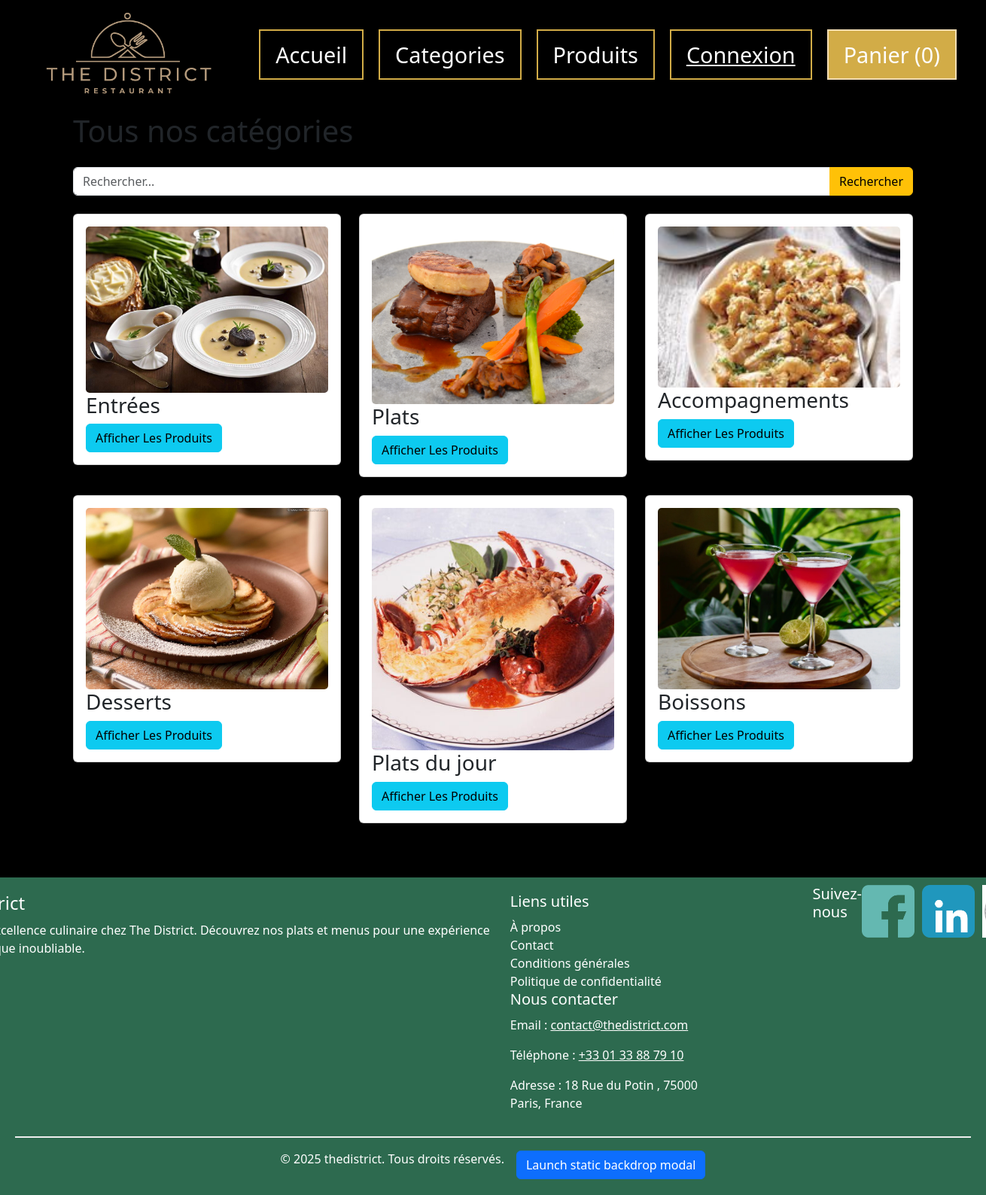
/categorie-menu.php, run on the app's committed database.
### tables this page shows
CREATE TABLE `categorie` (
  `categorie_ID` int(11) NOT NULL,
  `categorie_libelle` varchar(50) NOT NULL,
  `categorie_image` varchar(50) DEFAULT NULL
);

### categorie-menu.php (the view, shortened to what this page needs)
<?php
include 'header.php';
$searchCat = isset($_GET['searchCat']) ? $_GET['searchCat'] : '';
$sqlCat = "SELECT * FROM categorie";
$categories = $pdo->query($sqlCat)->fetchAll(PDO::FETCH_ASSOC);
?>
<div class="container my-5">
    <h1 class="mb-4">Tous nos catégories</h1>
    <form method="get" action="categorie-menu.php" class="mb-4">
        <div class="input-group">
            <input type="text" name="searchCat" class="form-control" placeholder="Rechercher..."
                value="<?= htmlentities($searchCat) ?>">
            <button type="submit" class="btn btn-warning">Rechercher</button>
        </div>
    </form>
    <div class="row">
        <?php if (count($categories) > 0): ?>
            <?php foreach ($categories as $category): ?>
                <div class="col-md-4 mb-4">
                    <div class="card">
                        <div class="card-body">
                         <img src="./assets/img/<?= htmlentities($category['categorie_image']) ?>" class="card-img" alt="">
                            <h3 class="card-title"><?= htmlentities($category['categorie_libelle']) ?></h3>
                            <a class="btn btn-info" href="produits.php?category=<?= htmlentities($category['categorie_libelle']) ?>">Afficher Les Produits</a>
                        </div>
                    </div>
                </div>
            <?php endforeach; ?>
        <?php else: ?>
            <div class="alert alert-warning" role="alert">
                Aucune catégorie trouvée.
            </div>
        <?php endif; ?>
    </div>
</div>
<?php
include 'footer.php';
?>

### styles/style.css (style rules this page uses)
body { background-color: black; }

### data on the page
categorie: categorie_image (picture), categorie_libelle "Entrées"
categorie: categorie_image (picture), categorie_libelle "Plats"
categorie: categorie_image (picture), categorie_libelle "Accompagnements"
categorie: categorie_image (picture), categorie_libelle "Desserts"
categorie: categorie_image (picture), categorie_libelle "Plats du jour"
categorie: categorie_image (picture), categorie_libelle "Boissons"

### other printed values
$nombreTotal "0"
